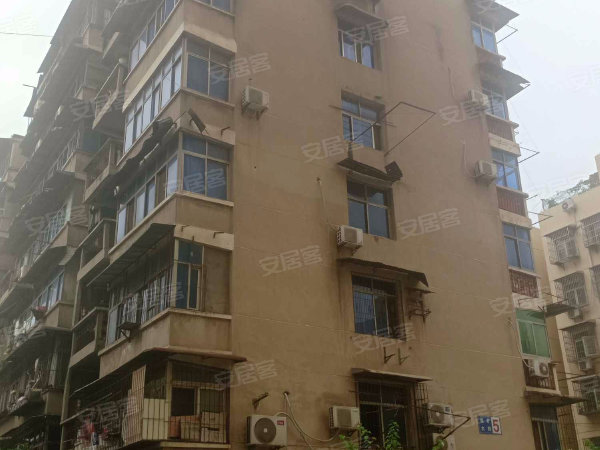
#> input picture apps/building_comparison/images/pic_000.jpg, 600 x 450 px
$ python -i image_quality.py   (imports and definitions only)
#> lines starting #> are read from the running program, lines starting #| are printed output that depends on the picture
"""建筑图像质量代理分。

预实验默认使用无需 GPU 的图像统计代理；有 PyTorch/CLIP 环境时可切换为嵌入代理。
"""

from __future__ import annotations

import argparse
from pathlib import Path

import pandas as pd
from PIL import Image, ImageFilter, ImageStat

from . import config
from .utils import ensure_dir, write_json


IMAGE_SUFFIXES = {".jpg", ".jpeg", ".png", ".webp"}


def image_statistics(path: Path) -> dict[str, float]:
    with Image.open(path) as image:
#> image is the input picture: PIL image 600x450 RGB; mean R, G, B 119.5, 109.9, 96.6
        image = image.convert("RGB")
        gray = image.convert("L")
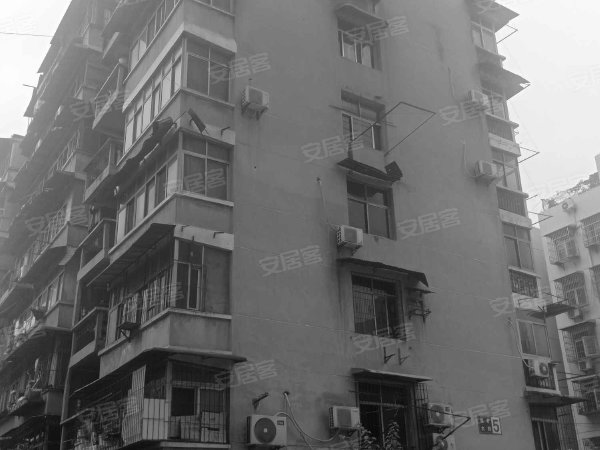
#> gray: PIL image 600x450 L; min 2, max 255, mean 111.2
        edges = gray.filter(ImageFilter.FIND_EDGES)
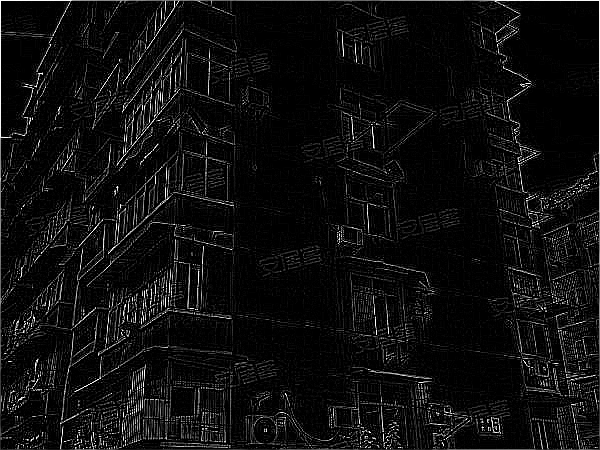
#> edges: PIL image 600x450 L; min 0, max 255, mean 14.8
        edge_stat = ImageStat.Stat(edges)
        rgb_stat = ImageStat.Stat(image)
        width, height = image.size
#> width = 600; height = 450

        r_mean, g_mean, b_mean = rgb_stat.mean
#> r_mean = 119.5; g_mean = 109.9; b_mean = 96.58
        r_var, g_var, b_var = rgb_stat.var
#> r_var = 2434.8; g_var = 2699.3; b_var = 3341.1
        brightness = 0.299 * r_mean + 0.587 * g_mean + 0.114 * b_mean
#> brightness = 111.2
        colorfulness = (r_var + g_var + b_var) ** 0.5
#> colorfulness = 92.06
        sharpness = edge_stat.mean[0]
#> sharpness = 14.85

        return {
            "width": float(width),
            "height": float(height),
            "aspect_ratio": round(width / height, 6),
            "brightness": round(brightness, 4),
            "colorfulness": round(colorfulness, 4),
            "sharpness": round(sharpness, 4),
        }


# [85 lines left out: functions heuristic_score, iter_images, run_image_proxy, main, not called in this run]


# [2 lines not run here, left out]

>>> result = image_statistics('../../apps/building_comparison/images/pic_000.jpg')
#> result = {'width': 600, 'height': 450, 'aspect_ratio': 1.33, 'brightness': 111.2, 'colorfulness': 92.06, 'sharpness': 14.85}

$ run again, on apps/building_comparison/images/pic_002.jpg
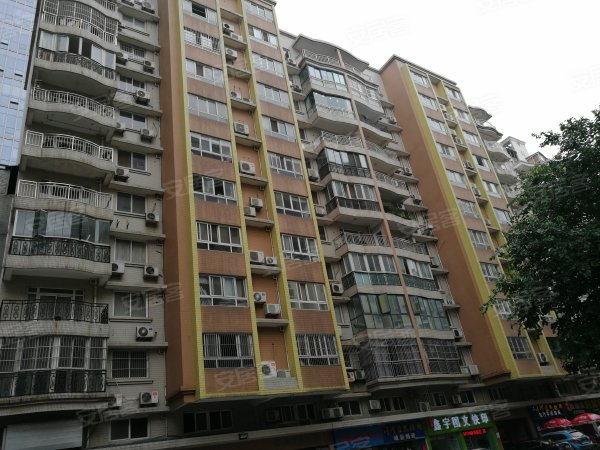
#> input picture apps/building_comparison/images/pic_002.jpg, 600 x 450 px
#> in image_statistics, image is the input picture: PIL image 600x450 RGB; mean R, G, B 102.5, 99.9, 92.1
#> in image_statistics, `gray = image.convert("L")`:
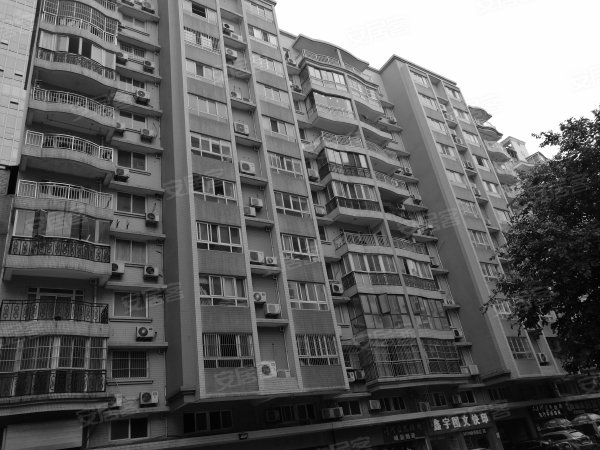
#> gray: PIL image 600x450 L; min 0, max 255, mean 99.8
#> in image_statistics, `edges = gray.filter(ImageFilter.FIND_EDGES)`:
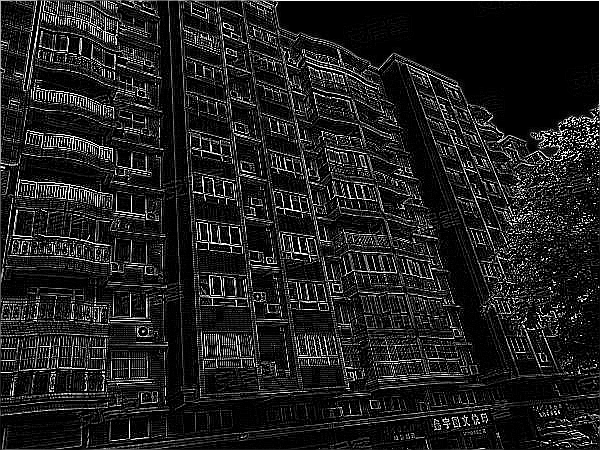
#> edges: PIL image 600x450 L; min 0, max 255, mean 31.9
#> r_mean = 102.5; g_mean = 99.92; b_mean = 92.13
#> r_var = 4818.2; g_var = 4722.1; b_var = 5032.3
#> brightness = 99.81
#> colorfulness = 120.7
#> sharpness = 31.86
#> result = {'width': 600, 'height': 450, 'aspect_ratio': 1.33, 'brightness': 99.81, 'colorfulness': 120.7, 'sharpness': 31.86}

$ run again, on apps/building_comparison/images/pic_003.jpg
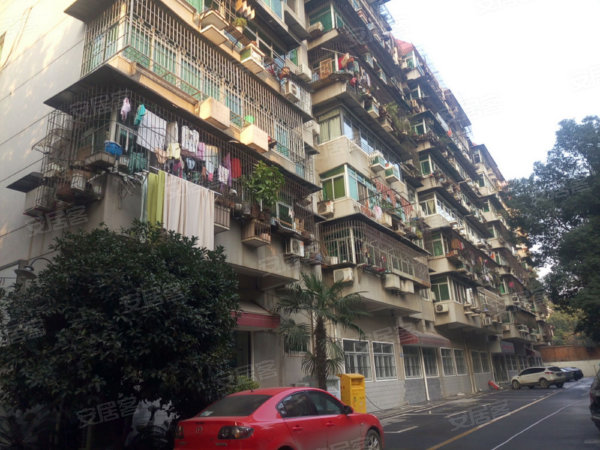
#> input picture apps/building_comparison/images/pic_003.jpg, 600 x 450 px
#> in image_statistics, image is the input picture: PIL image 600x450 RGB; mean R, G, B 112.3, 107.2, 103.4
#> in image_statistics, `gray = image.convert("L")`:
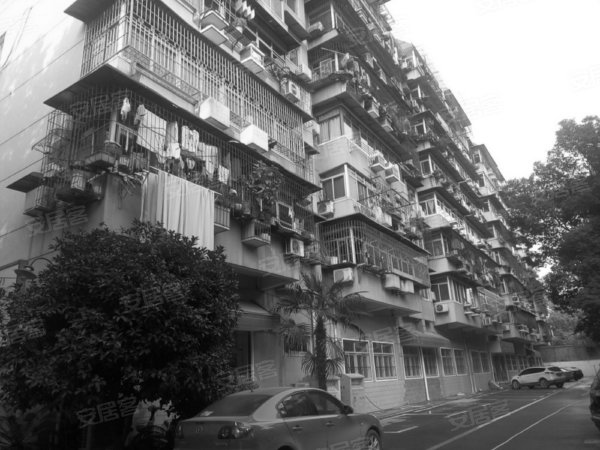
#> gray: PIL image 600x450 L; min 0, max 255, mean 108.3
#> in image_statistics, `edges = gray.filter(ImageFilter.FIND_EDGES)`:
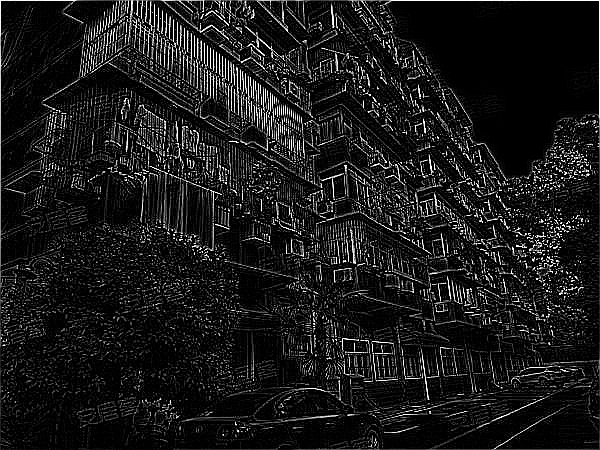
#> edges: PIL image 600x450 L; min 0, max 255, mean 25.7
#> r_mean = 112.3; g_mean = 107.2; b_mean = 103.4
#> r_var = 5514.5; g_var = 5359.5; b_var = 4997
#> brightness = 108.3
#> colorfulness = 126
#> sharpness = 25.73
#> result = {'width': 600, 'height': 450, 'aspect_ratio': 1.33, 'brightness': 108.3, 'colorfulness': 126, 'sharpness': 25.73}

$ run again, on apps/building_comparison/images/pic_008.jpg
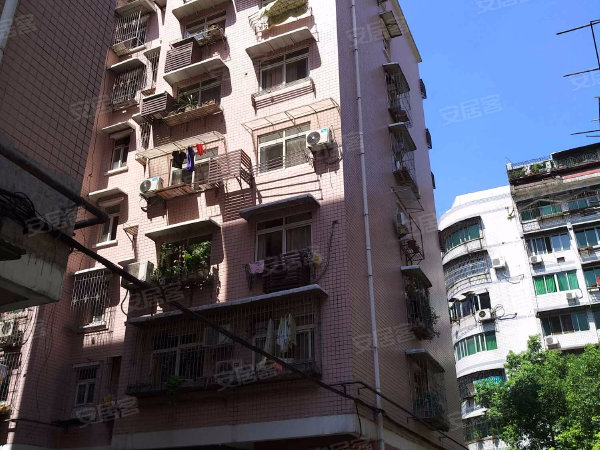
#> input picture apps/building_comparison/images/pic_008.jpg, 600 x 450 px
#> in image_statistics, image is the input picture: PIL image 600x450 RGB; mean R, G, B 94.5, 93.4, 103
#> in image_statistics, `gray = image.convert("L")`:
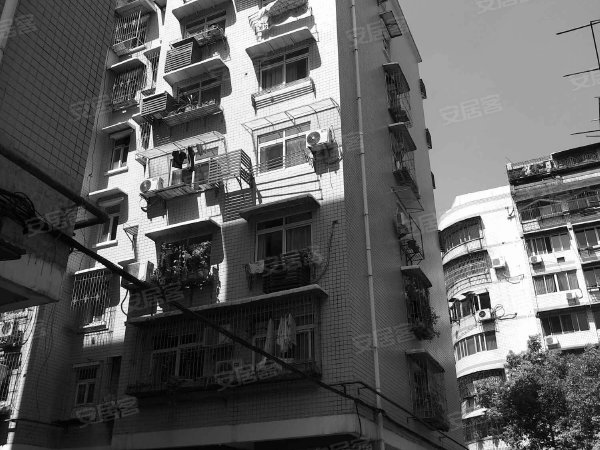
#> gray: PIL image 600x450 L; min 0, max 255, mean 94.8
#> in image_statistics, `edges = gray.filter(ImageFilter.FIND_EDGES)`:
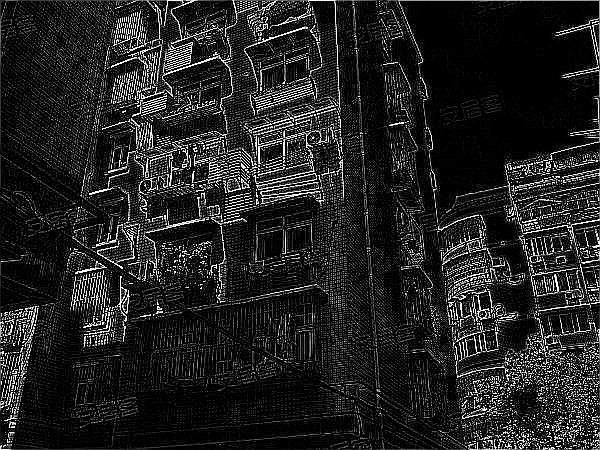
#> edges: PIL image 600x450 L; min 0, max 255, mean 33.5
#> r_mean = 94.46; g_mean = 93.41; b_mean = 103
#> r_var = 4371.8; g_var = 4978.2; b_var = 7116.3
#> brightness = 94.81
#> colorfulness = 128.3
#> sharpness = 33.53
#> result = {'width': 600, 'height': 450, 'aspect_ratio': 1.33, 'brightness': 94.81, 'colorfulness': 128.3, 'sharpness': 33.53}
